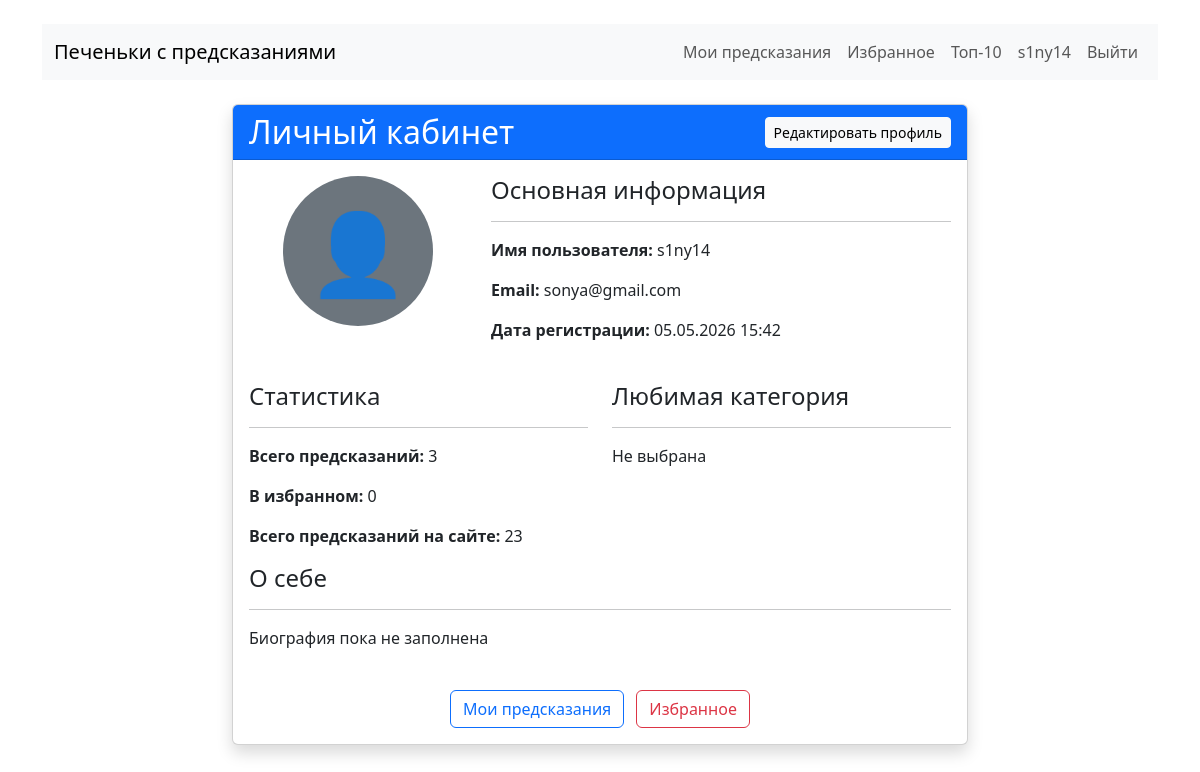
The app's page /profile/ (signed in), older data.
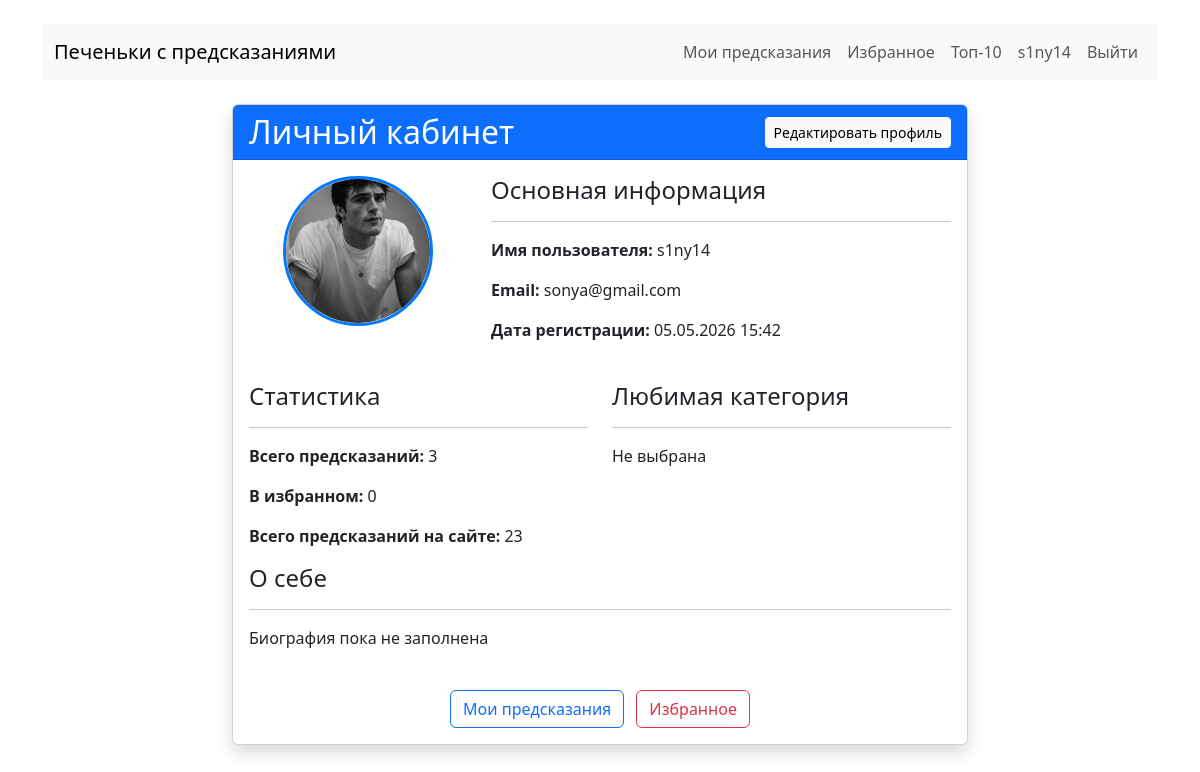
The same page, newer data.
### predictions/models.py (models this page shows, shortened)
class UserProfile(models.Model):
    user = models.OneToOneField(
        'users.CustomUser',
        on_delete=models.CASCADE,
        verbose_name="Пользователь"
    )
    bio = models.TextField(blank=True, verbose_name="О себе")
    favorite_category = models.ForeignKey(
        Category,
        on_delete=models.SET_NULL,
        null=True,
        blank=True,
        verbose_name="Любимая категория"
    )
    birth_date = models.DateField(null=True, blank=True, verbose_name="Дата рождения")
    avatar = models.ImageField(
        upload_to='avatars/',
        null=True,
        blank=True,
        verbose_name="Аватар"
    )

### predictions/views.py (the view)
# urls.py: path('profile/', views.profile, name='profile'),
@login_required
def profile(request):
    user_profile, created = UserProfile.objects.get_or_create(user=request.user)
    predictions_count = UserPrediction.objects.filter(user=request.user).count()
    favorites_count = FavoriteCookie.objects.filter(user=request.user).count()
    context = {
        'user_profile': user_profile,
        'predictions_count': predictions_count,
        'favorites_count': favorites_count,
        'total_cookies': FortuneCookie.objects.count(),
    }
    return render(request, 'profile.html', context)

### predictions/templates/profile.html (shortened to what this page needs)
{% extends 'base.html' %}
{% block content %}
<div class="row justify-content-center">
    <div class="col-md-8">
        <div class="card shadow">
            <div class="card-header bg-primary text-white d-flex justify-content-between align-items-center">
                <h2 class="mb-0">Личный кабинет</h2>
                <a href="{% url 'edit_profile' %}" class="btn btn-light btn-sm">
                    Редактировать профиль
                </a>
            </div>
            <div class="card-body">
                <div class="row mb-4">
                    <div class="col-md-4 text-center">
                        {% if user_profile.avatar %}
                            <img src="{{ user_profile.avatar.url }}" alt="Аватар"
                                 class="img-fluid rounded-circle mb-3"
                                 style="width: 150px; height: 150px; object-fit: cover; border: 3px solid #007bff;">
                        {% else %}
                            <div class="bg-secondary rounded-circle d-inline-flex align-items-center justify-content-center mb-3"
                                 style="width: 150px; height: 150px;">
                                <span class="display-1 text-white">👤</span>
                            </div>
                        {% endif %}
                    </div>
                    <div class="col-md-8">
                        <h4>Основная информация</h4>
                        <hr>
                        <p><strong>Имя пользователя:</strong> {{ user.username }}</p>
                        <p><strong>Email:</strong> {{ user.email|default:"Не указан" }}</p>
                        <p><strong>Дата регистрации:</strong> {{ user.date_joined|date:"d.m.Y H:i" }}</p>
                    </div>
                </div>
                <div class="row">
                    <div class="col-md-6">
                        <h4>Статистика</h4>
                        <hr>
                        <p><strong>Всего предсказаний:</strong> {{ predictions_count }}</p>
                        <p><strong>В избранном:</strong> {{ favorites_count }}</p>
                        <p><strong>Всего предсказаний на сайте:</strong> {{ total_cookies }}</p>
                    </div>
                    <div class="col-md-6">
                        <h4>Любимая категория</h4>
                        <hr>
                        <p>{{ user_profile.favorite_category.name|default:"Не выбрана" }}</p>
                    </div>
                </div>
                <div class="row">
                    <div class="col-12">
                        <h4>О себе</h4>
                        <hr>
                        <p>{{ user_profile.bio|default:"Биография пока не заполнена" }}</p>
                    </div>
                </div>
                <div class="mt-4 text-center">
                    <a href="{% url 'my_predictions' %}" class="btn btn-outline-primary me-2">
                        Мои предсказания
                    </a>
                    <a href="{% url 'favorites' %}" class="btn btn-outline-danger">
                        Избранное
                    </a>
                </div>
            </div>
        </div>
    </div>
</div>
{% endblock %}

Row changes from the older to the newer data that the page shows:
changed UserProfile "Не выбрана": avatar: picture added
